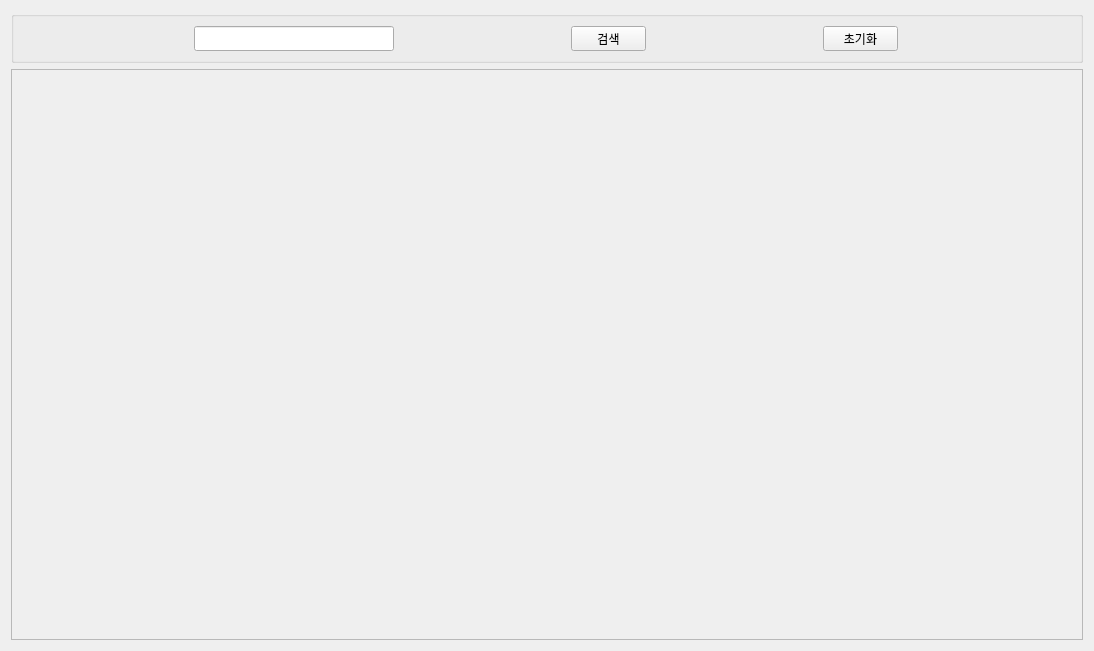
<?xml version="1.0" encoding="UTF-8"?>
<ui version="4.0">
 <class>SpecChecker</class>
 <widget class="QWidget" name="SpecChecker">
  <property name="geometry">
   <rect>
    <x>0</x>
    <y>0</y>
    <width>1094</width>
    <height>651</height>
   </rect>
  </property>
  <property name="windowTitle">
   <string>Form</string>
  </property>
  <layout class="QVBoxLayout" name="vLayoutSpecChecker">
   <item>
    <widget class="QGroupBox" name="groupInput">
     <property name="title">
      <string/>
     </property>
     <property name="alignment">
      <set>Qt::AlignCenter</set>
     </property>
     <layout class="QHBoxLayout" name="hLayoutInput">
      <item>
       <widget class="QLineEdit" name="leCharacterName">
        <property name="minimumSize">
         <size>
          <width>200</width>
          <height>25</height>
         </size>
        </property>
        <property name="maximumSize">
         <size>
          <width>200</width>
          <height>25</height>
         </size>
        </property>
       </widget>
      </item>
      <item>
       <widget class="QPushButton" name="pbSearch">
        <property name="minimumSize">
         <size>
          <width>75</width>
          <height>25</height>
         </size>
        </property>
        <property name="maximumSize">
         <size>
          <width>75</width>
          <height>25</height>
         </size>
        </property>
        <property name="text">
         <string>검색</string>
        </property>
       </widget>
      </item>
      <item>
       <widget class="QPushButton" name="pbClear">
        <property name="minimumSize">
         <size>
          <width>75</width>
          <height>25</height>
         </size>
        </property>
        <property name="maximumSize">
         <size>
          <width>75</width>
          <height>25</height>
         </size>
        </property>
        <property name="text">
         <string>초기화</string>
        </property>
       </widget>
      </item>
     </layout>
    </widget>
   </item>
   <item>
    <widget class="QScrollArea" name="scrollArea">
     <property name="widgetResizable">
      <bool>true</bool>
     </property>
     <property name="alignment">
      <set>Qt::AlignCenter</set>
     </property>
     <widget class="QWidget" name="scrollAreaWidgetContents">
      <property name="geometry">
       <rect>
        <x>0</x>
        <y>0</y>
        <width>1074</width>
        <height>580</height>
       </rect>
      </property>
      <layout class="QVBoxLayout" name="vLayoutScrollArea">
       <item>
        <layout class="QVBoxLayout" name="vLayoutContents"/>
       </item>
      </layout>
     </widget>
    </widget>
   </item>
  </layout>
 </widget>
 <resources/>
 <connections/>
</ui>
